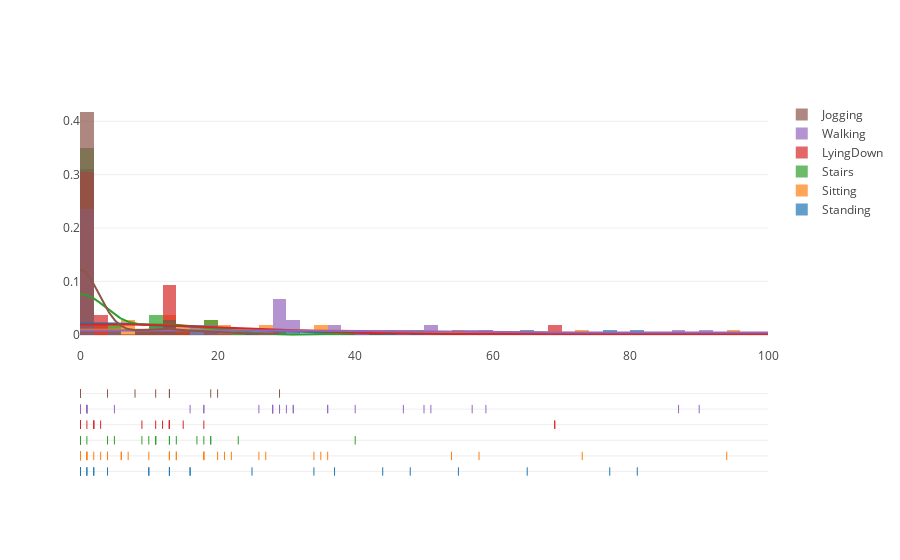

Notebook source saved alongside this figure:
### Code cell
labels = [l.decode('utf-8') for l in wisdm.data_df['class'].unique()]

user_class = {user_id : {l : 0 for l in labels} for user_id in wisdm.user_ids}

for ind, row in wisdm.data_df.iterrows():
    user_id = row['user']
    label = row['class'].decode("utf-8")
    user_class[user_id][label] += 1

dist_data = []

for l in labels:
    l_dist = [user_class[user_id][l] for user_id in wisdm.user_ids]
    dist_data.append(l_dist)

fig = ff.create_distplot(dist_data, labels, bin_size=2)
fig['layout'].update(xaxis=dict(range=[0,100]))
iplot(fig, filename="Distribution of class prevalence by user")

### Figure 1 — Plotly figure (JSON) as saved in the notebook; plotly's stock layout.template omitted (floating-point values rounded to 4 significant figures; data arrays with more than 128 entries replaced by an {"elided": "..."} marker saying what was removed)
{"data": [{"autobinx": false, "histnorm": "probability density", "legendgroup": "Standing", "marker": {"color": "rgb(31, 119, 180)"}, "name": "Standing", "opacity": 0.7, "type": "histogram", "x": [65, 0, 0, 55, 77, 0, 135, 0, 0, 2, 0, 0, 0, 0, 0, 0, 0, 16, 0, 0, 0, 0, 0, 0, 0, 0, 138, 16, 0, 0, 0, 81, 44, 0, 4, 0, 13, 0, 1, 0, 34, 48, 10, 0, 13, 2, 25, 37, 0, 13, 1, 10, 0, 0], "xaxis": "x1", "xbins": {"end": 138, "size": 2, "start": 0}, "yaxis": "y1"}, {"autobinx": false, "histnorm": "probability density", "legendgroup": "Sitting", "marker": {"color": "rgb(255, 127, 14)"}, "name": "Sitting", "opacity": 0.7, "type": "histogram", "x": [13, 0, 0, 22, 36, 20, 18, 565, 0, 73, 1, 0, 0, 0, 21, 18, 58, 0, 0, 0, 6, 10, 0, 6, 0, 0, 166, 7, 0, 18, 14, 26, 13, 0, 0, 0, 14, 0, 4, 3, 4, 13, 1, 0, 27, 54, 34, 13, 0, 94, 1, 35, 2, 0], "xaxis": "x1", "xbins": {"end": 565, "size": 2, "start": 0}, "yaxis": "y1"}, {"autobinx": false, "histnorm": "probability density", "legendgroup": "Stairs", "marker": {"color": "rgb(44, 160, 44)"}, "name": "Stairs", "opacity": 0.7, "type": "histogram", "x": [40, 0, 0, 23, 19, 0, 19, 0, 0, 0, 0, 0, 0, 0, 0, 13, 5, 0, 0, 0, 0, 0, 0, 0, 0, 0, 4, 0, 0, 0, 0, 11, 0, 0, 0, 0, 17, 10, 0, 0, 13, 0, 0, 1, 14, 11, 11, 13, 9, 18, 0, 0, 0, 0], "xaxis": "x1", "xbins": {"end": 40, "size": 2, "start": 0}, "yaxis": "y1"}, {"autobinx": false, "histnorm": "probability density", "legendgroup": "LyingDown", "marker": {"color": "rgb(214, 39, 40)"}, "name": "LyingDown", "opacity": 0.7, "type": "histogram", "x": [2, 0, 0, 2, 13, 0, 2, 0, 0, 0, 0, 0, 3, 0, 0, 15, 13, 0, 0, 0, 0, 0, 0, 0, 0, 0, 289, 18, 0, 0, 0, 13, 13, 12, 1, 9, 69, 0, 0, 0, 13, 13, 0, 0, 13, 69, 0, 13, 0, 0, 0, 13, 0, 11], "xaxis": "x1", "xbins": {"end": 289, "size": 2, "start": 0}, "yaxis": "y1"}, {"autobinx": false, "histnorm": "probability density", "legendgroup": "Walking", "marker": {"color": "rgb(148, 103, 189)"}, "name": "Walking", "opacity": 0.7, "type": "histogram", "x": [31, 311, 36, 87, 0, 0, 90, 0, 16, 57, 0, 51, 0, 26, 0, 512, 29, 216, 1, 0, 0, 215, 28, 0, 36, 47, 40, 18, 5, 0, 0, 28, 28, 0, 0, 0, 28, 0, 1, 0, 1, 29, 0, 0, 31, 50, 18, 30, 0, 59, 1, 29, 0, 0], "xaxis": "x1", "xbins": {"end": 512, "size": 2, "start": 0}, "yaxis": "y1"}, {"autobinx": false, "histnorm": "probability density", "legendgroup": "Jogging", "marker": {"color": "rgb(140, 86, 75)"}, "name": "Jogging", "opacity": 0.7, "type": "histogram", "x": [19, 0, 0, 29, 0, 0, 0, 0, 0, 0, 0, 0, 0, 0, 0, 13, 0, 0, 0, 4, 0, 8, 0, 0, 0, 0, 0, 20, 0, 0, 0, 11, 13, 0, 0, 0, 0, 0, 0, 0, 0, 13, 0, 0, 0, 0, 0, 0, 0, 0, 0, 0, 0, 0], "xaxis": "x1", "xbins": {"end": 29, "size": 2, "start": 0}, "yaxis": "y1"}, {"legendgroup": "Standing", "marker": {"color": "rgb(31, 119, 180)"}, "mode": "lines", "name": "Standing", "showlegend": false, "type": "scatter", "x": {"elided": "500 float values"}, "xaxis": "x1", "y": {"elided": "500 float values"}, "yaxis": "y1"}, {"legendgroup": "Sitting", "marker": {"color": "rgb(255, 127, 14)"}, "mode": "lines", "name": "Sitting", "showlegend": false, "type": "scatter", "x": {"elided": "500 float values"}, "xaxis": "x1", "y": {"elided": "500 float values"}, "yaxis": "y1"}, {"legendgroup": "Stairs", "marker": {"color": "rgb(44, 160, 44)"}, "mode": "lines", "name": "Stairs", "showlegend": false, "type": "scatter", "x": {"elided": "500 float values"}, "xaxis": "x1", "y": {"elided": "500 float values"}, "yaxis": "y1"}, {"legendgroup": "LyingDown", "marker": {"color": "rgb(214, 39, 40)"}, "mode": "lines", "name": "LyingDown", "showlegend": false, "type": "scatter", "x": {"elided": "500 float values"}, "xaxis": "x1", "y": {"elided": "500 float values"}, "yaxis": "y1"}, {"legendgroup": "Walking", "marker": {"color": "rgb(148, 103, 189)"}, "mode": "lines", "name": "Walking", "showlegend": false, "type": "scatter", "x": {"elided": "500 float values"}, "xaxis": "x1", "y": {"elided": "500 float values"}, "yaxis": "y1"}, {"legendgroup": "Jogging", "marker": {"color": "rgb(140, 86, 75)"}, "mode": "lines", "name": "Jogging", "showlegend": false, "type": "scatter", "x": {"elided": "500 float values"}, "xaxis": "x1", "y": {"elided": "500 float values"}, "yaxis": "y1"}, {"legendgroup": "Standing", "marker": {"color": "rgb(31, 119, 180)", "symbol": "line-ns-open"}, "mode": "markers", "name": "Standing", "showlegend": false, "text": null, "type": "scatter", "x": [65, 0, 0, 55, 77, 0, 135, 0, 0, 2, 0, 0, 0, 0, 0, 0, 0, 16, 0, 0, 0, 0, 0, 0, 0, 0, 138, 16, 0, 0, 0, 81, 44, 0, 4, 0, 13, 0, 1, 0, 34, 48, 10, 0, 13, 2, 25, 37, 0, 13, 1, 10, 0, 0], "xaxis": "x1", "y": ["Standing", "Standing", "Standing", "Standing", "Standing", "Standing", "Standing", "Standing", "Standing", "Standing", "Standing", "Standing", "Standing", "Standing", "Standing", "Standing", "Standing", "Standing", "Standing", "Standing", "Standing", "Standing", "Standing", "Standing", "Standing", "Standing", "Standing", "Standing", "Standing", "Standing", "Standing", "Standing", "Standing", "Standing", "Standing", "Standing", "Standing", "Standing", "Standing", "Standing", "Standing", "Standing", "Standing", "Standing", "Standing", "Standing", "Standing", "Standing", "Standing", "Standing", "Standing", "Standing", "Standing", "Standing"], "yaxis": "y2"}, {"legendgroup": "Sitting", "marker": {"color": "rgb(255, 127, 14)", "symbol": "line-ns-open"}, "mode": "markers", "name": "Sitting", "showlegend": false, "text": null, "type": "scatter", "x": [13, 0, 0, 22, 36, 20, 18, 565, 0, 73, 1, 0, 0, 0, 21, 18, 58, 0, 0, 0, 6, 10, 0, 6, 0, 0, 166, 7, 0, 18, 14, 26, 13, 0, 0, 0, 14, 0, 4, 3, 4, 13, 1, 0, 27, 54, 34, 13, 0, 94, 1, 35, 2, 0], "xaxis": "x1", "y": ["Sitting", "Sitting", "Sitting", "Sitting", "Sitting", "Sitting", "Sitting", "Sitting", "Sitting", "Sitting", "Sitting", "Sitting", "Sitting", "Sitting", "Sitting", "Sitting", "Sitting", "Sitting", "Sitting", "Sitting", "Sitting", "Sitting", "Sitting", "Sitting", "Sitting", "Sitting", "Sitting", "Sitting", "Sitting", "Sitting", "Sitting", "Sitting", "Sitting", "Sitting", "Sitting", "Sitting", "Sitting", "Sitting", "Sitting", "Sitting", "Sitting", "Sitting", "Sitting", "Sitting", "Sitting", "Sitting", "Sitting", "Sitting", "Sitting", "Sitting", "Sitting", "Sitting", "Sitting", "Sitting"], "yaxis": "y2"}, {"legendgroup": "Stairs", "marker": {"color": "rgb(44, 160, 44)", "symbol": "line-ns-open"}, "mode": "markers", "name": "Stairs", "showlegend": false, "text": null, "type": "scatter", "x": [40, 0, 0, 23, 19, 0, 19, 0, 0, 0, 0, 0, 0, 0, 0, 13, 5, 0, 0, 0, 0, 0, 0, 0, 0, 0, 4, 0, 0, 0, 0, 11, 0, 0, 0, 0, 17, 10, 0, 0, 13, 0, 0, 1, 14, 11, 11, 13, 9, 18, 0, 0, 0, 0], "xaxis": "x1", "y": ["Stairs", "Stairs", "Stairs", "Stairs", "Stairs", "Stairs", "Stairs", "Stairs", "Stairs", "Stairs", "Stairs", "Stairs", "Stairs", "Stairs", "Stairs", "Stairs", "Stairs", "Stairs", "Stairs", "Stairs", "Stairs", "Stairs", "Stairs", "Stairs", "Stairs", "Stairs", "Stairs", "Stairs", "Stairs", "Stairs", "Stairs", "Stairs", "Stairs", "Stairs", "Stairs", "Stairs", "Stairs", "Stairs", "Stairs", "Stairs", "Stairs", "Stairs", "Stairs", "Stairs", "Stairs", "Stairs", "Stairs", "Stairs", "Stairs", "Stairs", "Stairs", "Stairs", "Stairs", "Stairs"], "yaxis": "y2"}, {"legendgroup": "LyingDown", "marker": {"color": "rgb(214, 39, 40)", "symbol": "line-ns-open"}, "mode": "markers", "name": "LyingDown", "showlegend": false, "text": null, "type": "scatter", "x": [2, 0, 0, 2, 13, 0, 2, 0, 0, 0, 0, 0, 3, 0, 0, 15, 13, 0, 0, 0, 0, 0, 0, 0, 0, 0, 289, 18, 0, 0, 0, 13, 13, 12, 1, 9, 69, 0, 0, 0, 13, 13, 0, 0, 13, 69, 0, 13, 0, 0, 0, 13, 0, 11], "xaxis": "x1", "y": ["LyingDown", "LyingDown", "LyingDown", "LyingDown", "LyingDown", "LyingDown", "LyingDown", "LyingDown", "LyingDown", "LyingDown", "LyingDown", "LyingDown", "LyingDown", "LyingDown", "LyingDown", "LyingDown", "LyingDown", "LyingDown", "LyingDown", "LyingDown", "LyingDown", "LyingDown", "LyingDown", "LyingDown", "LyingDown", "LyingDown", "LyingDown", "LyingDown", "LyingDown", "LyingDown", "LyingDown", "LyingDown", "LyingDown", "LyingDown", "LyingDown", "LyingDown", "LyingDown", "LyingDown", "LyingDown", "LyingDown", "LyingDown", "LyingDown", "LyingDown", "LyingDown", "LyingDown", "LyingDown", "LyingDown", "LyingDown", "LyingDown", "LyingDown", "LyingDown", "LyingDown", "LyingDown", "LyingDown"], "yaxis": "y2"}, {"legendgroup": "Walking", "marker": {"color": "rgb(148, 103, 189)", "symbol": "line-ns-open"}, "mode": "markers", "name": "Walking", "showlegend": false, "text": null, "type": "scatter", "x": [31, 311, 36, 87, 0, 0, 90, 0, 16, 57, 0, 51, 0, 26, 0, 512, 29, 216, 1, 0, 0, 215, 28, 0, 36, 47, 40, 18, 5, 0, 0, 28, 28, 0, 0, 0, 28, 0, 1, 0, 1, 29, 0, 0, 31, 50, 18, 30, 0, 59, 1, 29, 0, 0], "xaxis": "x1", "y": ["Walking", "Walking", "Walking", "Walking", "Walking", "Walking", "Walking", "Walking", "Walking", "Walking", "Walking", "Walking", "Walking", "Walking", "Walking", "Walking", "Walking", "Walking", "Walking", "Walking", "Walking", "Walking", "Walking", "Walking", "Walking", "Walking", "Walking", "Walking", "Walking", "Walking", "Walking", "Walking", "Walking", "Walking", "Walking", "Walking", "Walking", "Walking", "Walking", "Walking", "Walking", "Walking", "Walking", "Walking", "Walking", "Walking", "Walking", "Walking", "Walking", "Walking", "Walking", "Walking", "Walking", "Walking"], "yaxis": "y2"}, {"legendgroup": "Jogging", "marker": {"color": "rgb(140, 86, 75)", "symbol": "line-ns-open"}, "mode": "markers", "name": "Jogging", "showlegend": false, "text": null, "type": "scatter", "x": [19, 0, 0, 29, 0, 0, 0, 0, 0, 0, 0, 0, 0, 0, 0, 13, 0, 0, 0, 4, 0, 8, 0, 0, 0, 0, 0, 20, 0, 0, 0, 11, 13, 0, 0, 0, 0, 0, 0, 0, 0, 13, 0, 0, 0, 0, 0, 0, 0, 0, 0, 0, 0, 0], "xaxis": "x1", "y": ["Jogging", "Jogging", "Jogging", "Jogging", "Jogging", "Jogging", "Jogging", "Jogging", "Jogging", "Jogging", "Jogging", "Jogging", "Jogging", "Jogging", "Jogging", "Jogging", "Jogging", "Jogging", "Jogging", "Jogging", "Jogging", "Jogging", "Jogging", "Jogging", "Jogging", "Jogging", "Jogging", "Jogging", "Jogging", "Jogging", "Jogging", "Jogging", "Jogging", "Jogging", "Jogging", "Jogging", "Jogging", "Jogging", "Jogging", "Jogging", "Jogging", "Jogging", "Jogging", "Jogging", "Jogging", "Jogging", "Jogging", "Jogging", "Jogging", "Jogging", "Jogging", "Jogging", "Jogging", "Jogging"], "yaxis": "y2"}], "layout": {"barmode": "overlay", "hovermode": "closest", "legend": {"traceorder": "reversed"}, "xaxis": {"range": [0, 100]}, "xaxis1": {"anchor": "y2", "domain": [0, 1], "zeroline": false}, "yaxis1": {"anchor": "free", "domain": [0.35, 1], "position": 0}, "yaxis2": {"anchor": "x1", "domain": [0, 0.25], "dtick": 1, "showticklabels": false}}}
